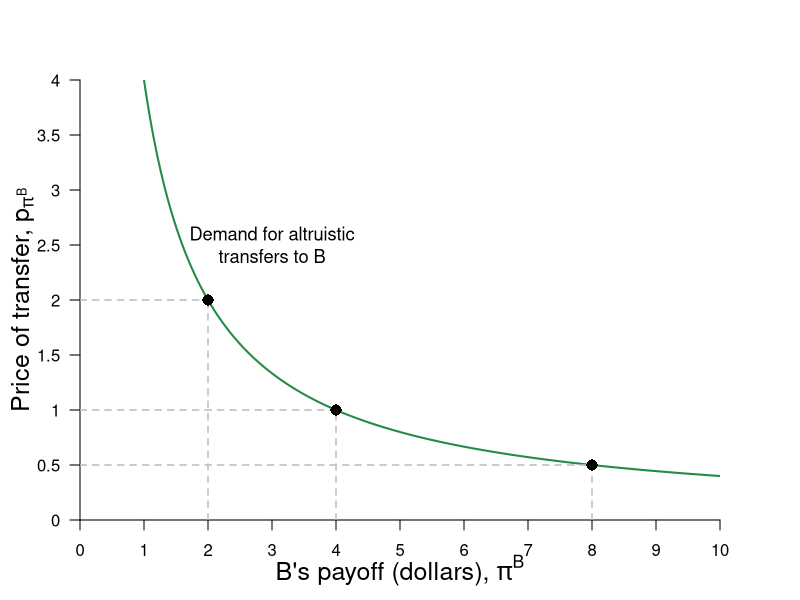

Reproduce this figure in R.
#Graph Designer: Simon Halliday
#Authors: Bowles, Foley and Halliday
#Title: Microeconomics: Competition, Conflict and Coordination

library(shape)
pdf(file = "constrained_optimization/feasible_dictator_demand_problemset.pdf", width = 8, height = 8)

#Set parameters for graphics
axislabelsize <- 1.5
labelsize <- 1.1
graphlinewidth <- 2
segmentlinewidth <- 1.5

COL <- c("#7fc97f", "#beaed4", "#fdc086", "#ffff99", "#386cb0", "#f0027f", "#bf5b17", "#666666")
COLA <- c("#e0f3db", "#99d8c9","#66c2a4","#41ae76", "#238b45", "#005824")
COLB <- c("#4eb3d3", "#2b8cbe", "#0868ac","#084081")

#Edited the margins to cater for the larger LHS labels
par(mar =  c(4, 4, 4, 4))

ppf <- function(x, slope = 1, bary = 20) {
  bary - slope * x
}

demand <- function(x, lambda = 0.2, endowment = 20){
 (endowment*lambda)/x
}

uFn <- function(x, y, alpha = 0.8){
  ((x)^alpha)*(y^(1-alpha))
}

indiffA <- function(x, ubar = uFn(8,2) - 1, alpha = 0.3) {
  (ubar/ ((x)^alpha))^(1/ (1 - alpha))
}

ylims <- c(0, 4)
xlims <- c(0, 10)

npts <- 501 
x <- seq(xlims[1], xlims[2], length.out = npts)
y <- seq(ylims[1], ylims[2], length.out = npts) 
a <- c(uFn(16, 2), uFn(16, 4), uFn(16, 8)) #alpha = 0.8

plot(0, 0, xlim = xlims, ylim = ylims, type = "n",
     xlab = expression(paste("")),
     ylab = expression(paste("")), 
     xaxt = "n", 
     yaxt = "n", 
     cex.lab = axislabelsize, 
     bty = "n", 
     xaxs="i", 
     yaxs="i"
)


# ticksy <- seq(from = 0, to = ylims[2], by = 1)
# ylabels <- seq(from = 0, to = ylims[2], by = 1)
ticksx <- seq(from = 0, to = xlims[2], by = 1)
xlabels <- seq(from = 0, to = xlims[2], by = 1)
ticksy <- seq(from = 0, to = ylims[2], by = 0.5)
ylabels <- seq(from = 0, to = ylims[2], by = 0.5)
# ticksx <- c(xlims[1], 5.25, 8.944272, xlims[2])
# xlabels <- c(NA, expression(paste(x,"*")), expression(paste(bar(x))), NA)

axis(1, at = ticksx, pos = 0, labels = xlabels)
axis(2, at = ticksy, pos = 0, labels = ylabels, las = 1)

npts <- 500 
xx1 <- seq(xlims[1], xlims[2], length.out = npts)
xx2 <- seq(0, xlims[2], length.out = npts)
xx3 <- seq(xlims[1], 0, length.out = npts)
xx4 <- seq(-11, 0, length.out = npts)

#Draw the polygon for shading the feasible set
# xpoly1 <- seq(from = xlims[1], 10, length.out = 500)
# ypoly1 <- ppf(xpoly1)
# polygon(x = c(0, xpoly1, 0),
#         y = c(0, ypoly1, 0),
#         col=COLA[1], density=NULL, border = NA)

#Draw the graphs
lines(xx1, demand(xx1), col = COLA[5], lwd = graphlinewidth)
#lines(xx1, ppf(xx1, bary = 40, slope = 2), col = COLA[5], lwd = graphlinewidth)
#lines(xx1, ppf(xx1, bary = 10, slope = 0.5), col = COLA[5], lwd = graphlinewidth)

#Label the feasible frontier
# text(16, 3, expression("Feasible Frontier"), cex = labelsize)
# Arrows(16, 3.1, 16, 3.9, col = "black", lty = 1, lwd = 2, arr.type = "triangle", arr.lwd = 0.5)

# contour(x, y, 
#         outer(x, y, uFn),
#         drawlabels = FALSE,
#         col = COLB[3],
#         lwd = graphlinewidth,
#         levels = a, 
#         xaxs="i", 
#         yaxs="i", 
#         add = TRUE)

#Axis labels
mtext(expression(paste("B's payoff (dollars), ", pi^B)), side = 1, line = 2.5, cex = axislabelsize)
text(-0.9, 0.5*ylims[2], expression(paste("Price of transfer, ", p[pi^B])), xpd = TRUE, cex = axislabelsize, srt = 90) 

#Add mrs = mrt at i
# text(16, 16.5, expression(paste(mrs == mrt)), cex = labelsize)
# Arrows(16, 16, 16, 9.1, col = "black", lty = 1, lwd = 2, arr.type = "triangle", arr.lwd = 0.5)

#Label the indifference curves
text(8.1, 38, expression(u[1]^A), cex = labelsize)
text(9.5, 38, expression(u[2]^A), cex = labelsize)
text(11.3, 38, expression(u[3]^A), cex = labelsize)

#Label the feasible frontiers
text(3, 2.6, expression(paste("Demand for altruistic")), cex = labelsize)
text(3, 2.4, expression(paste("transfers to B")), cex = labelsize)

#Annotate max u point on feasible frontier
#text(5.2, ppf(5) + 0.2, expression(paste(i)), cex = labelsize)

segments(0, 2, 2, 2, lty = 2, col = "gray", lwd = segmentlinewidth)
segments(2, 0, 2, 2, lty = 2, col = "gray", lwd = segmentlinewidth)

segments(0, 1, 4, 1,  lty = 2, col = "gray", lwd = segmentlinewidth)
segments(4, 0, 4, 1,  lty = 2, col = "gray", lwd = segmentlinewidth)

segments(0, 0.5, 8, 0.5, lty = 2, col = "gray", lwd = segmentlinewidth)
segments(8, 0, 8, 0.5, lty = 2, col = "gray", lwd = segmentlinewidth)
#segments(0, ppf(x = 16, bary = 40, slope = 2), 16, ppf(x = 16, bary = 40, slope = 2), lty = 2, col = "gray", lwd = segmentlinewidth)

points(2, 2, pch = 16, col = "black", cex = 1.5)
points(4, 1, pch = 16, col = "black", cex = 1.5)
points(8, 0.5, pch = 16, col = "black", cex = 1.5)



# text(2.3+0.2, ppf(2.3) + 0.2, expression(paste(a)), cex = labelsize)
# segments(2.3, 0, 2.3, ppf(x = 2.3), lty = 2, col = "gray", lwd = segmentlinewidth)
# segments(0, ppf(x = 2.3), 2.3, ppf(x = 2.3), lty = 2, col = "gray", lwd = segmentlinewidth)
# points(2.3, ppf(x = 2.3), pch = 16, col = "black", cex = 1.5)


# text(7.7+0.2, ppf(7.7) + 0.2, expression(paste(b)), cex = labelsize)
# segments(7.7, 0, 7.7, ppf(x = 7.7), lty = 2, col = "gray", lwd = segmentlinewidth)
# segments(0, ppf(x = 7.7), 7.7, ppf(x = 7.7), lty = 2, col = "gray", lwd = segmentlinewidth)
# points(7.7, ppf(x = 7.7), pch = 16, col = "black", cex = 1.5)



dev.off()
